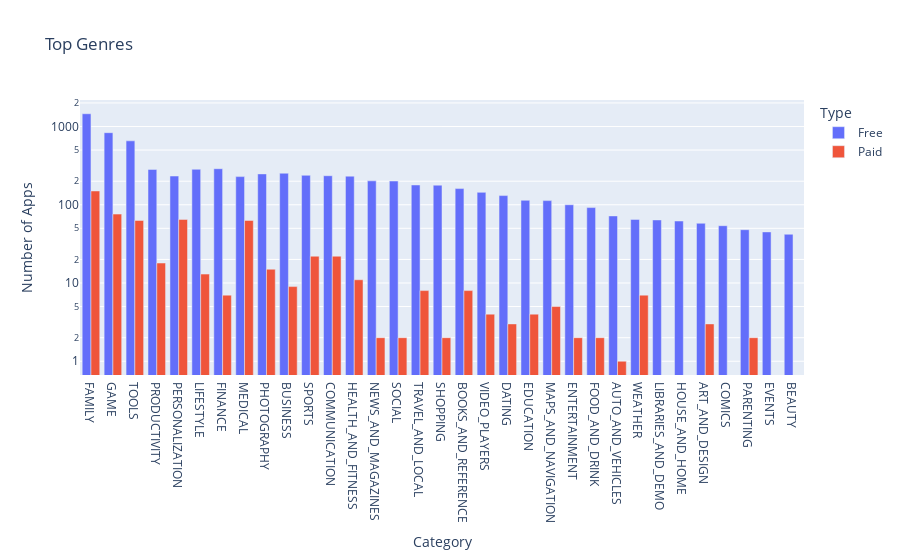

Notebook code for this chart:
### Markdown cell above
**Challenge**: Use the plotly express bar [chart examples](https://plotly.com/python/bar-charts/#bar-chart-with-sorted-or-ordered-categories) and the [.bar() API reference](https://plotly.com/python-api-reference/generated/plotly.express.bar.html#plotly.express.bar) to create this bar chart: 

<img src=https://imgur.com/LE0XCxA.png>

You'll want to use the `df_free_vs_paid` DataFrame that you created above that has the total number of free and paid apps per category. 

See if you can figure out how to get the look above by changing the `categoryorder` to 'total descending' as outlined in the documentation here [here](https://plotly.com/python/categorical-axes/#automatically-sorting-categories-by-name-or-total-value).

### Code cell
free_vs_paid = px.bar(
               df_free_vs_paid,
               x = df_free_vs_paid.Category,
               y = df_free_vs_paid.App,
               color='Type',
               title='Top Genres',
               barmode='group'
               )
 

free_vs_paid.update_layout(xaxis_title='Category', 
                    yaxis_title='Number of Apps',
                    coloraxis_showscale = False,
                    xaxis = {'categoryorder': 'total descending'}
                    )
free_vs_paid.update_yaxes(type='log')
free_vs_paid.show()

### Figure 1 — Plotly figure (JSON) as saved in the notebook; plotly's stock layout.template omitted (floating-point values rounded to 4 significant figures)
{"data": [{"alignmentgroup": "True", "hovertemplate": "Type=Free<br>Category=%{x}<br>App=%{y}<extra></extra>", "legendgroup": "Free", "marker": {"color": "#636efa", "pattern": {"shape": ""}}, "name": "Free", "offsetgroup": "Free", "orientation": "v", "showlegend": true, "textposition": "auto", "type": "bar", "x": ["ART_AND_DESIGN", "AUTO_AND_VEHICLES", "BEAUTY", "BOOKS_AND_REFERENCE", "BUSINESS", "COMICS", "COMMUNICATION", "DATING", "EDUCATION", "ENTERTAINMENT", "EVENTS", "FAMILY", "FINANCE", "FOOD_AND_DRINK", "GAME", "HEALTH_AND_FITNESS", "HOUSE_AND_HOME", "LIBRARIES_AND_DEMO", "LIFESTYLE", "MAPS_AND_NAVIGATION", "MEDICAL", "NEWS_AND_MAGAZINES", "PARENTING", "PERSONALIZATION", "PHOTOGRAPHY", "PRODUCTIVITY", "SHOPPING", "SOCIAL", "SPORTS", "TOOLS", "TRAVEL_AND_LOCAL", "VIDEO_PLAYERS", "WEATHER"], "xaxis": "x", "y": [58, 72, 42, 161, 253, 54, 235, 131, 114, 100, 45, 1456, 289, 92, 834, 232, 62, 64, 284, 113, 229, 202, 48, 233, 248, 283, 178, 201, 238, 656, 179, 144, 65], "yaxis": "y"}, {"alignmentgroup": "True", "hovertemplate": "Type=Paid<br>Category=%{x}<br>App=%{y}<extra></extra>", "legendgroup": "Paid", "marker": {"color": "#EF553B", "pattern": {"shape": ""}}, "name": "Paid", "offsetgroup": "Paid", "orientation": "v", "showlegend": true, "textposition": "auto", "type": "bar", "x": ["ART_AND_DESIGN", "AUTO_AND_VEHICLES", "BOOKS_AND_REFERENCE", "BUSINESS", "COMMUNICATION", "DATING", "EDUCATION", "ENTERTAINMENT", "FAMILY", "FINANCE", "FOOD_AND_DRINK", "GAME", "HEALTH_AND_FITNESS", "LIFESTYLE", "MAPS_AND_NAVIGATION", "MEDICAL", "NEWS_AND_MAGAZINES", "PARENTING", "PERSONALIZATION", "PHOTOGRAPHY", "PRODUCTIVITY", "SHOPPING", "SOCIAL", "SPORTS", "TOOLS", "TRAVEL_AND_LOCAL", "VIDEO_PLAYERS", "WEATHER"], "xaxis": "x", "y": [3, 1, 8, 9, 22, 3, 4, 2, 150, 7, 2, 76, 11, 13, 5, 63, 2, 2, 65, 15, 18, 2, 2, 22, 63, 8, 4, 7], "yaxis": "y"}], "layout": {"barmode": "group", "coloraxis": {"showscale": false}, "legend": {"title": {"text": "Type"}, "tracegroupgap": 0}, "title": {"text": "Top Genres"}, "xaxis": {"anchor": "y", "categoryorder": "total descending", "domain": [0, 1], "title": {"text": "Category"}}, "yaxis": {"anchor": "x", "domain": [0, 1], "title": {"text": "Number of Apps"}, "type": "log"}}}
